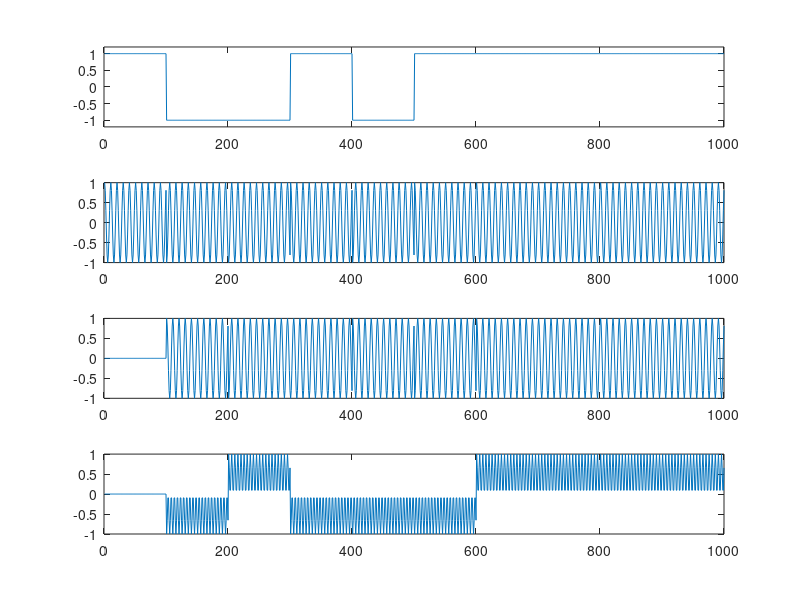

MATLAB code to generate this figure:
% ----------------------------------------------------------------------- %
% It is the project of modulation with carrier transmission.
%
% Written by Tingwu Wang, Tsinghua University, for the course project
% 29/10/2015
% ----------------------------------------------------------------------- %
clear; clc; close all;

overSampleRate = 100;
T = 1;
N = 100 + 1;  % the first one is set as the initial bit
sampleRate = N * overSampleRate;

sourceGen = rand(1, N);
source = zeros(1, N);
source(sourceGen > 0.5) = 1;

t = 0: 1 / (N * overSampleRate) : T - 1 / (N * overSampleRate);
sendOrigin = zeros(1, N * overSampleRate);

for i = 1: 1: N
    sendOrigin(1 + (i - 1) * overSampleRate: i * overSampleRate) = ...
        2 * source(i) - 1;
end

f = N * 10;  % the carrier frequency
phi_0 = 0;
send_a = sendOrigin .* cos(2 * pi * f * t + phi_0);  % the bpsk modulation
send_b = [zeros(1, overSampleRate) send_a(1: end - overSampleRate)];
send_c = send_a .* send_b;
figure
subplot(4,1,1)
plot(sendOrigin(1: 10 * overSampleRate)); ylim([-1.2 1.2])
subplot(4,1,2)
plot(1: 10 * overSampleRate, send_a(1: 10 * overSampleRate));
subplot(4,1,3)
plot(1: 10 * overSampleRate, send_b(1: 10 * overSampleRate));
subplot(4,1,4)
plot(1: 10 * overSampleRate, send_c(1: 10 * overSampleRate));
